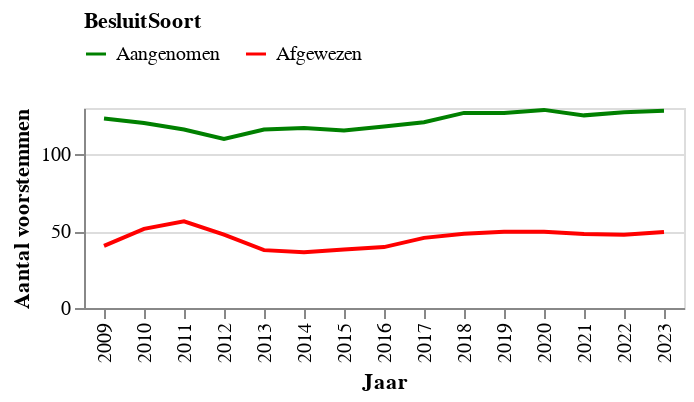

This figure's notebook cell:
### Markdown cell above
Het aantal moties stijgt, met name het aantal aangenomen moties. In eerdere verkiezingsjaren (2010, 2012, 2017) lag het aantal moties duidelijk lager, waarschijnlijk geldt dit ook voor 2023.

### Code cell
#| echo: false
data = df.groupby(['Jaar', 'BesluitSoort']).agg(Aantal=('Voor', 'mean')).reset_index()
data = data.replace({0: 'Afgewezen', 1: 'Aangenomen'})

# source = source.melt('index',var_name='Stem', value_name='Gemiddeld aantal voorstemmen')
# source['index'] += 2008
chart = alt.Chart(data).mark_line().encode(
    x=alt.X('Jaar:N', axis=alt.Axis(title='Jaar')),
    y='Aantal:Q',
    color=alt.Color('BesluitSoort:N',
                scale=alt.Scale(
        domain=['Aangenomen','Afgewezen'],
        range=['green', 'red']),legend=alt.Legend(orient="top"))

).properties(width=300, height=100)
chart.encoding.y.title = 'Aantal voorstemmen'
chart

### Figure 1 — Vega-Lite specification as saved in the notebook (floating-point values rounded to 4 significant figures)
{"config": {"view": {"continuousWidth": 300, "continuousHeight": 300}}, "data": {"name": "data-8f9dde3568a29050ca3174e687678c67"}, "mark": {"type": "line"}, "encoding": {"color": {"field": "BesluitSoort", "legend": {"orient": "top"}, "scale": {"domain": ["Aangenomen", "Afgewezen"], "range": ["green", "red"]}, "type": "nominal"}, "x": {"axis": {"title": "Jaar"}, "field": "Jaar", "type": "nominal"}, "y": {"field": "Aantal", "title": "Aantal voorstemmen", "type": "quantitative"}}, "height": 100, "width": 300, "$schema": "https://vega.github.io/schema/vega-lite/v5.8.0.json", "datasets": {"data-8f9dde3568a29050ca3174e687678c67": [{"Jaar": 2009, "BesluitSoort": "Afgewezen", "Aantal": 40.43}, {"Jaar": 2009, "BesluitSoort": "Aangenomen", "Aantal": 123.1}, {"Jaar": 2010, "BesluitSoort": "Afgewezen", "Aantal": 51.47}, {"Jaar": 2010, "BesluitSoort": "Aangenomen", "Aantal": 120.3}, {"Jaar": 2011, "BesluitSoort": "Afgewezen", "Aantal": 56.34}, {"Jaar": 2011, "BesluitSoort": "Aangenomen", "Aantal": 116.0}, {"Jaar": 2012, "BesluitSoort": "Afgewezen", "Aantal": 47.69}, {"Jaar": 2012, "BesluitSoort": "Aangenomen", "Aantal": 110.0}, {"Jaar": 2013, "BesluitSoort": "Afgewezen", "Aantal": 37.62}, {"Jaar": 2013, "BesluitSoort": "Aangenomen", "Aantal": 116.0}, {"Jaar": 2014, "BesluitSoort": "Afgewezen", "Aantal": 36.25}, {"Jaar": 2014, "BesluitSoort": "Aangenomen", "Aantal": 116.9}, {"Jaar": 2015, "BesluitSoort": "Afgewezen", "Aantal": 38.0}, {"Jaar": 2015, "BesluitSoort": "Aangenomen", "Aantal": 115.4}, {"Jaar": 2016, "BesluitSoort": "Afgewezen", "Aantal": 39.58}, {"Jaar": 2016, "BesluitSoort": "Aangenomen", "Aantal": 117.9}, {"Jaar": 2017, "BesluitSoort": "Afgewezen", "Aantal": 45.59}, {"Jaar": 2017, "BesluitSoort": "Aangenomen", "Aantal": 120.8}, {"Jaar": 2018, "BesluitSoort": "Afgewezen", "Aantal": 48.32}, {"Jaar": 2018, "BesluitSoort": "Aangenomen", "Aantal": 126.8}, {"Jaar": 2019, "BesluitSoort": "Afgewezen", "Aantal": 49.62}, {"Jaar": 2019, "BesluitSoort": "Aangenomen", "Aantal": 126.8}, {"Jaar": 2020, "BesluitSoort": "Afgewezen", "Aantal": 49.62}, {"Jaar": 2020, "BesluitSoort": "Aangenomen", "Aantal": 128.8}, {"Jaar": 2021, "BesluitSoort": "Afgewezen", "Aantal": 48.08}, {"Jaar": 2021, "BesluitSoort": "Aangenomen", "Aantal": 125.2}, {"Jaar": 2022, "BesluitSoort": "Afgewezen", "Aantal": 47.64}, {"Jaar": 2022, "BesluitSoort": "Aangenomen", "Aantal": 127.2}, {"Jaar": 2023, "BesluitSoort": "Afgewezen", "Aantal": 49.38}, {"Jaar": 2023, "BesluitSoort": "Aangenomen", "Aantal": 128.2}]}}
